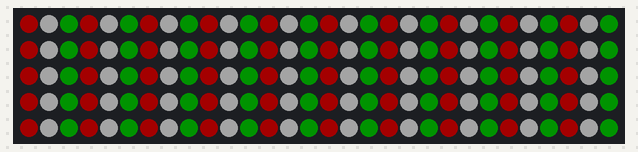
This sketch was run on a simulated Arduino Uno, built with avr-gcc and run on an emulated ATmega328P. Parts: 150 RGB LEDs in strip order, left to right, continuing on the next row. Dim RGB values are drawn brighter than linear.

Above: at 0.1 s.
At 2.13 s:
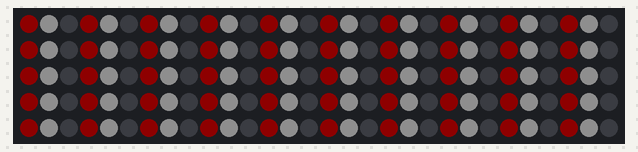
At 2.8 s:
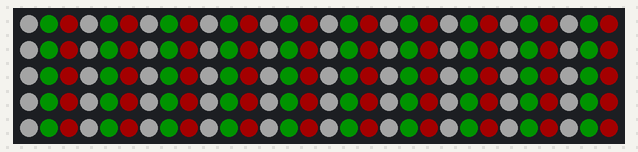
At 4.82 s:
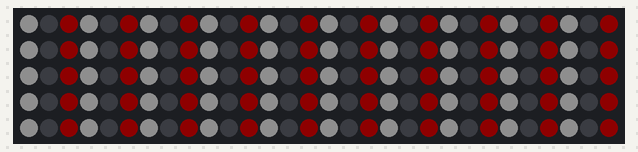
At 5.5 s:
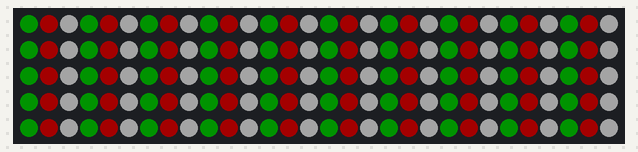
At 7.52 s:
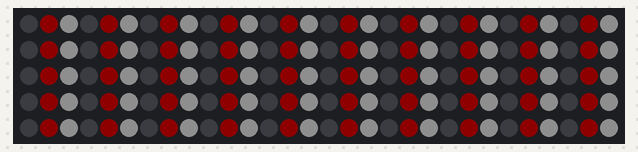

Measured:
- by itself, everything shown: repeats every 8.1 s, in 27 steps

The sketch:

Albero_Neopixel1.ino
```cpp
#include <FastLED.h>
FASTLED_USING_NAMESPACE

#define DATA_PIN            6
#define NUM_LEDS            150
#define MAX_POWER_MILLIAMPS 500
#define LED_TYPE            WS2812B
#define COLOR_ORDER         GRB

CRGB leds[NUM_LEDS];

void setup() {
  FastLED.addLeds<LED_TYPE,DATA_PIN,COLOR_ORDER>(leds, NUM_LEDS).setCorrection( TypicalLEDStrip );
  FastLED.setMaxPowerInVoltsAndMilliamps( 5, MAX_POWER_MILLIAMPS);

  for (int i = 0; i < NUM_LEDS; i++) {
    leds[i] = CRGB::Black;
  }
  FastLED.show();
}

int c = 0;

void loop() {
  for (int i = 0; i < NUM_LEDS; i++) {
    switch((i+c)%3) {
      case 0:
        leds[i] = CRGB::Red;
        break;
      case 1:
        leds[i] = CRGB::White;
        break;
      case 2:
        leds[i] = CRGB::Green;
        break;
    }

  }
  FastLED.show();
  delay(1000);
  c++;

  for (int j = 0; j < 100; j++) {
    for (int i = 0; i < NUM_LEDS; i++) {
      leds[i] = leds[i].fadeToBlackBy(10);
    }
    delay(10);
    FastLED.show();
  }

}
```
